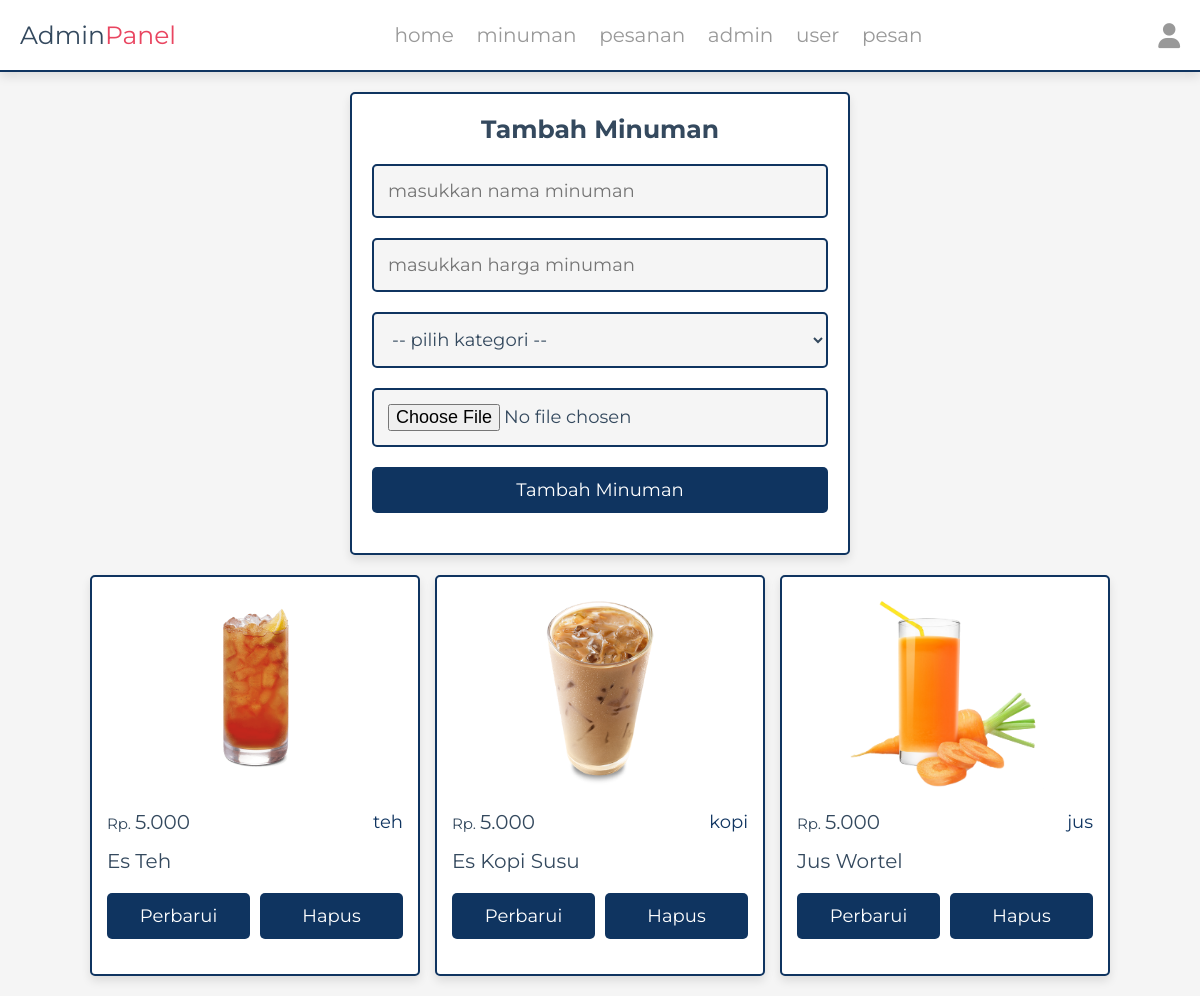
The app's page /admin/products.php (signed in) with its own data.
### tables this page shows
CREATE TABLE `products` (
  `id` int(100) NOT NULL,
  `name` varchar(100) NOT NULL,
  `category` varchar(100) NOT NULL,
  `price` int(10) NOT NULL,
  `image` varchar(100) NOT NULL
);

### admin/products.php (the view, shortened to what this page needs)
<?php
include '../components/connect.php';
?>
<!DOCTYPE html>
<html lang="en">
<head>
   <link rel="stylesheet" href="https://cdnjs.cloudflare.com/ajax/libs/font-awesome/6.1.1/css/all.min.css">
   <link rel="stylesheet" href="../css/admin_style.css">
</head>
<body>
<?php include '../components/admin_header.php' ?>
<section class="add-products">
   <form action="" method="POST" enctype="multipart/form-data">
      <h3>tambah minuman</h3>
      <input type="text" required placeholder="masukkan nama minuman" name="name" maxlength="100" class="box">
      <input type="number" min="0" max="9999999999" required placeholder="masukkan harga minuman" name="price" onkeypress="if(this.value.length == 10) return false;" class="box">
      <select name="category" class="box" required>
         <option value="" disabled selected>-- pilih kategori --</option>
      </select>
      <input type="file" name="image" class="box" accept="image/jpg, image/jpeg, image/png, image/webp" required>
      <input type="submit" value="tambah minuman" name="add_product" class="btn">
   </form>
</section>
<section class="show-products" style="padding-top: 0;">
   <div class="box-container">
   <?php
      $show_products = $conn->prepare("SELECT * FROM `products`");
      $show_products->execute();
      if($show_products->rowCount() > 0){
         while($fetch_products = $show_products->fetch(PDO::FETCH_ASSOC)){
   ?>
   <div class="box">
      <img src="../uploaded_img/<?= $fetch_products['image']; ?>" alt="">
      <div class="flex">
         <div class="price"><span>Rp. </span><?= number_format($fetch_products['price'],0,',','.'); ?></div>
         <div class="category"><?= $fetch_products['category']; ?></div>
      </div>
      <div class="name"><?= $fetch_products['name']; ?></div>
      <div class="flex-btn">
         <a href="update_product.php?update=<?= $fetch_products['id']; ?>" class="option-btn">perbarui</a>
         <a href="products.php?delete=<?= $fetch_products['id']; ?>" class="delete-btn" onclick="return confirm('hapus minuman ini?');">hapus</a>
      </div>
   </div>
   <?php
         }
      }else{
         echo '<p class="empty">belum ada minuman yang ditambahkan!</p>';
      }
   ?>
   </div>
</section>
</body>
</html>

### components/admin_header.php (shortened to what this page needs)
<header class="header">
   <section class="flex">
      <a href="dashboard.php" class="logo">Admin<span>Panel</span></a>
      <nav class="navbar">
         <a href="dashboard.php">home</a>
         <a href="products.php">minuman</a>
         <a href="placed_orders.php">pesanan</a>
         <a href="admin_accounts.php">admin</a>
         <a href="users_accounts.php">user</a>
         <a href="messages.php">pesan</a>
      </nav>
      <div class="icons">
         <div id="user-btn" class="fas fa-user"></div>
      </div>
   </section>
</header>

### css/admin_style.css (style rules this page uses)
:root { --primary: #0F3460; --secondary: #E94560; --black: #34495e; --white: #fff; --light-bg: #f5f5f5; --light-color: #999; --border: .2rem solid var(--primary); --box-shadow: 0 .5rem 1rem rgba(0, 0, 0, .1); }
* { font-family: 'Montserrat', sans-serif; margin: 0; padding: 0; box-sizing: border-box; text-decoration: none; outline: none; border: none; }
html { font-size: 62.5%; overflow-x: hidden; }
body { background-color: var(--light-bg); }
section { max-width: 1200px; margin: 0 auto; padding: 2rem; }
.btn, .delete-btn, .option-btn { display: block; margin-top: 1rem; margin-bottom: 2rem; border-radius: .5rem; cursor: pointer; width: 100%; font-size: 1.8rem; color: var(--white); padding: 1.2rem 3rem; text-transform: capitalize; text-align: center; }
input { border-color: #0F3460; }
.btn { background-color: var(--primary); }
.delete-btn { background-color: var(--primary); }
.option-btn { background-color: var(--primary); }
.flex-btn { display: flex; gap: 1rem; }
.header { position: sticky; top: 0; left: 0; right: 0; background-color: var(--white); box-shadow: var(--box-shadow); z-index: 1000; border-bottom: var(--border); }
.header .flex { display: flex; align-items: center; justify-content: space-between; position: relative; }
.header .flex .logo { font-size: 2.5rem; color: var(--black); }
.header .flex .logo span { color: var(--secondary); }
.header .flex .navbar a { margin: 0 1rem; font-size: 2rem; color: var(--light-color); }
.header .flex .icons>* { font-size: 2.5rem; cursor: pointer; color: var(--light-color); margin-left: 1.7rem; }
.add-products form { margin: 0 auto; max-width: 50rem; background-color: var(--white); border-radius: .5rem; box-shadow: var(--box-shadow); border: var(--border); padding: 2rem; text-align: center; }
.add-products form h3 { margin-bottom: 1rem; font-size: 2.5rem; color: var(--black); text-transform: capitalize; }
.add-products form .box { background-color: var(--light-bg); border: var(--border); width: 100%; padding: 1.4rem; font-size: 1.8rem; color: var(--black); border-radius: .5rem; margin: 1rem 0; }
.show-products .box-container { display: grid; grid-template-columns: repeat(auto-fit, 33rem); gap: 1.5rem; justify-content: center; align-items: flex-start; }
.show-products .box-container .box { background-color: var(--white); border-radius: .5rem; box-shadow: var(--box-shadow); border: var(--border); padding: 1.5rem; }
.show-products .box-container .box img { width: 100%; height: 20rem; object-fit: contain; margin-bottom: 1rem; }
.show-products .box-container .box .name { font-size: 2rem; color: var(--black); padding: 1rem 0; }
.show-products .box-container .box .flex { display: flex; align-items: center; gap: 1rem; justify-content: space-between; }
.show-products .box-container .box .flex .category { font-size: 1.8rem; color: var(--primary); }
.show-products .box-container .box .flex .price { font-size: 2rem; color: var(--black); margin: .5rem 0; }
.show-products .box-container .box .flex .price span { font-size: 1.5rem; }

### records on screen
products: image (picture), price "5.000", category "teh", name "Es Teh"
products: image (picture), price "5.000", category "kopi", name "Es Kopi Susu"
products: image (picture), price "5.000", category "jus", name "Jus Wortel"
